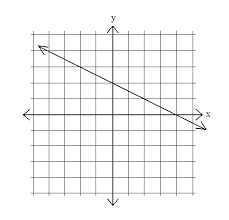
#> input picture Interium/x2.png, 229 x 220 px, found by its file name
$ python 'EquationGenerator__before edit.py'
#> lines starting #> are read from the running program, lines starting #| are printed output that depends on the picture; after the words box and inside, x2 and y2 are one past the last pixel; in counts of white or black regions, pixels touching at a corner belong together
"""
@file hough_lines.py
@brief This program demonstrates line finding with the Hough transform
"""
import sys
import math
import cv2 as cv
import numpy as np
import pytesseract
from PIL import Image
from math import modf
import re

filename = None
result = ""
linesP = cv.HoughLinesP(None, 1, np.pi / 180, 25, None, 10, 10)
numberOf_Horizontal = numberOf_Vertical = numberOf_Graph = rows = reduce = 0
maxlength_X = maxlength_Y = maxlength_Graph = 0
X_axis_cordinate = Y_axis_cordinate = graph_cordinate = -1
arr = None             # 0-x1 1-Y1 2-x2 3-y2
X_arr = Y_arr = None   # 0-a  1-length 2-arrIndex
graphs_arr = None      # 0-m  1-C 2-length 3-arrIndex
cdstP = cdstP2 = allLines = textCoordinate = cdstP_Linear = MofologyImg_2 = None
noOfLines = numberOfCharactor = 0
width = height = 0
origin_X = origin_Y = intersection_Xaxis_X = intersection_Xaxis_Y = intersection_Yaxis_X = intersection_Yaxis_Y = numberOfDigitValue = 0
real_intersection_Xaxis_X = real_intersection_Yaxis_Y = 0
pixcelForTicMark_Y = pixcelForTicMark_X = 0
N = 4 # arr (x,y) (x,y)
numberOf_Xaxis = numberOf_Yaxis = None # 0 - number 1 - coordinate
graphCrossOrigin = False
ratio_Y_Axis_Value = ratio_X_Axis_Value = 1
found_X = found_Y = passfromTem_Y = passfromTem_X = False
src = src2 = MofologyImg = graphType = srcTemplate = temSrc = cdstP_X_Y = resized_img = None
tem_y_arr =  tem_x_arr =  tem_Matching_Coordinates  = None
xIndex = yIndex = 0 # for Identify X, Y using template maching
numberOf_Yaxis =  numberOf_Xaxis  = xy_arr =  None

# [2677 lines left out: functions getEqationByUsingCoordinate, displayAlllines, storeLineCoordinate, separateX_Y_Graph, checkGraph, getQuadraticGraphCoodinates and 25 more, not called in this run]

def main(argv):

    global cdstP, src2, cdstP2, cdstP_X_Y, cdstP_Linear, allLines, linesP, arr, X_arr, Y_arr, graphs_arr, noOfLines, origin_X, origin_Y, height, width, filename, src, srcTemplate, resized_img

    # Loads an image
    default_file = 'x2.png'
    filename = argv[0] if len(argv) > 0 else default_file

    # Convert to gray Scale
    # src = cv.imread(cv.samples.findFile(filename), cv.IMREAD_GRAYSCALE)
    img = cv.imread(cv.samples.findFile(filename))
#> img is the input picture: shape (220, 229, 3); min 0, max 255, mean 246.5

    if img is None :
        print(" Cannot Solve this graph")
        return

    i_height = np.size(img, 0)
#> i_height = 220
    i_width = np.size(img, 1)
#> i_width = 229
    resized_img = None
    print (" Width :" + str(i_width) + " height " + str(i_height))
#|  Width :229 height 220

    if(i_height <= 350 and i_width <= 350):
        print(" Resized 1 ")
        r_width = int(350)
        r_height = int(350)
        dim = (r_width, r_height)
        resized_img = cv.resize(img, dim, interpolation = cv.INTER_AREA)
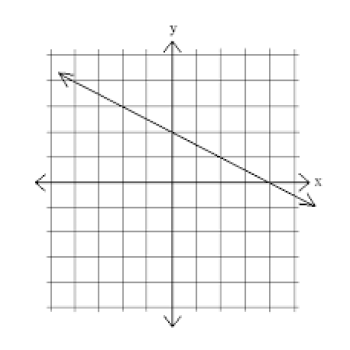
#> resized_img: shape (350, 350, 3); min 0, max 255, mean 246.5
    elif (i_height <= 650 and i_width <= 900):
        resized_img = img
    else:
        # resize imagex
        print("   Resized //////////////////////////////////////////////////")
        r_width = int(600)
        r_height = int(550)
        dim = (r_width, r_height)
        resized_img = cv.resize(img, dim, interpolation = cv.INTER_AREA)

    src = cv.cvtColor(resized_img, cv.COLOR_BGR2GRAY)

    # Check if image is loaded fine or not
    if src is None:
        print ('Error opening image!')
        print ('Usage: hough_lines.py [image_name -- default ' + default_file + '] \n')
        return -1

    src2 = np.copy(src)
    resized = np.copy(src)

    height = np.size(resized, 0)
#> height = 350
    width = np.size(resized, 1)
#> width = 350
    # print("Image width : " + str(width))
    # print("Image height : " + str(height))

    # Edge detection
    #dst = cv.Canny(src, 20, 200, None, 3)
    dst = cv.Canny(resized, 20, 200, None, 3)
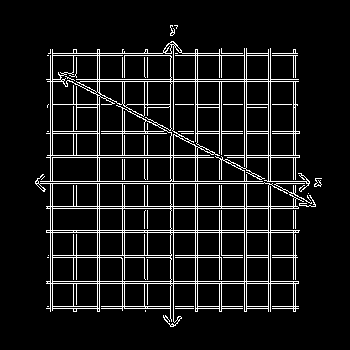
#> dst: shape (350, 350); 9.1% white in thin lines or dots, all inside (x1, y1, x2, y2) = (35, 25, 322, 327)

    cv.imshow("Check Canny", dst)
    # Copy edges to the images that will display the results in BGR
    cdst = cv.cvtColor(dst, cv.COLOR_GRAY2BGR)

    temSrc = np.copy(src)
    cdstP = np.copy(cdst)
    cdstP_X_Y = np.copy(cdst)
    allLines = np.copy(cdst)
    cdstP2 = np.copy(cdst)
    cdstP_Linear = np.copy(cdst)
    srcTemplate = np.copy(cdst)

    # Get Text
    global result
    result = pytesseract.image_to_string(resized_img)
    print(" Numbers Identify Using OCR  " + str(result))

    if result:
        # Generate Eqation Using Given Coodinates
        getEqationByUsingCoordinate()
        # store value cordinate
        getTextCoordinate()
        # [8 lines of commented-out code are left out]
    linesP = cv.HoughLinesP(dst, 1, np.pi / 180, 25, None, 1, 15)


    if linesP is not None: # Check there are lines

        noOfLines = len(linesP)

        # 1 store value cordinate
        if result != "":
            getTextCoordinate()

        # 2  Draw the lines
        displayAlllines()


        # 3  add mofology
        addMofologyToImage()


        # 4 Store Lines Coordinate
        storeLineCoordinate()

        # 5 Separate X axis Y axis and Graphs
        separateX_Y_Graph()


        templateMatching()


        # 6 x axis
        check_X = indentify_X_Axis_UsingValues()
        print(" Have we fond x axis using text : " + str(check_X))

        # Identify X Axis Considering lenth If X Axis not found using text
        if(check_X != True):
            check_X_usingTemplateMatching = identify_XAxis_UsingTempalte_Matching()
            print(" Identify X Axis Template ---------->" + str(check_X_usingTemplateMatching))
            if(check_X_usingTemplateMatching != True):
                draw_X_Axis()

        # draw X axis
        #### print ("X  axis -------------->("+str(arr[X_axis_cordinate][0])+","+str(arr[X_axis_cordinate][1])+")       ("+str(arr[X_axis_cordinate][2])+","+str(arr[X_axis_cordinate][3])+")")
        cv.line(cdstP, (arr[X_axis_cordinate][0], arr[X_axis_cordinate][1]), (arr[X_axis_cordinate][2], arr[X_axis_cordinate][3]), (50,0,255), 2, cv.LINE_AA)
        cv.line(MofologyImg_2, (arr[X_axis_cordinate][0], arr[X_axis_cordinate][1]), (arr[X_axis_cordinate][2], arr[X_axis_cordinate][3]), (50,0,255), 2, cv.LINE_AA)
        cv.line(cdstP_X_Y, (arr[X_axis_cordinate][0], arr[X_axis_cordinate][1]), (arr[X_axis_cordinate][2], arr[X_axis_cordinate][3]), (50,0,255), 2, cv.LINE_AA)

        # 7 y axis
        check_Y = indentify_Y_UsingValues()
        print(" Have we fond Y axis using text : " + str(check_Y))

        if(check_Y != True):
            check_Y_usingTemplateMatching = identify_Y_AXis_UsingTempalte_Matching()
            print(" Identify Y Axis Template ---------->" + str(check_Y_usingTemplateMatching))
            if (check_Y_usingTemplateMatching != True):
                # print (" Testing..........................")
                draw_Y_Axis()
        cv.line(cdstP, (arr[Y_axis_cordinate][0], arr[Y_axis_cordinate][1]), (arr[Y_axis_cordinate][2], arr[Y_axis_cordinate][3]), (255,128,0), 2, cv.LINE_AA)
        cv.line(MofologyImg_2, (arr[Y_axis_cordinate][0], arr[Y_axis_cordinate][1]), (arr[Y_axis_cordinate][2], arr[Y_axis_cordinate][3]), (255,128,0), 2, cv.LINE_AA)
        cv.line(cdstP_X_Y, (arr[Y_axis_cordinate][0], arr[Y_axis_cordinate][1]), (arr[Y_axis_cordinate][2], arr[Y_axis_cordinate][3]), (255,128,0), 2, cv.LINE_AA)
        #### print ("Y  axis -------------->("+str(arr[Y_axis_cordinate][0])+","+str(arr[Y_axis_cordinate][1])+")       ("+str(arr[Y_axis_cordinate][2])+","+str(arr[Y_axis_cordinate][3])+")")

        # 8 identify origin
        origin()

        # 9 identify X axis Ticmarks
        if (pixcelForTicMark_X == 0 ):
            identifyTicMarks_X_Axis()

        # 10 identify Y axis Ticmarks
        if (pixcelForTicMark_Y == 0):
            identifyTicMarks_Y_Axis()

        # 11 draw tic mark of Y axis
        draw_TicMark_Y_Axis()

        # 12 draw tic mark of X axis
        draw_TicMark_X_Axis()

        # 13 Check graph is quadratic or Linear
        checkGraph()

        # templateMatching()

        # get the ratio between x and Y axis Values
        if numberOfCharactor > 0:
            identifyNumbersRelated_X_Y_Axis()

        seperateTemplateTo_X_Y_Axis()
        if ratio_X_Axis_Value == 1 :
            # print (" Check 555555555555555555555")
            identify_X_Axis_Ratio()

        if ratio_Y_Axis_Value == 1 :
            identify_Y_Axis_Ratio()

        print (" Origin Y " + str(origin_Y))
        print(" Ratio Of Number on X Axis = "+str(ratio_X_Axis_Value))
        print(" Ratio Of Number on Y Axis = "+str(ratio_Y_Axis_Value))
        print(" number of pixcles  on X axis " + str(pixcelForTicMark_X))
        print(" number of pixcles  on Y axis " + str(pixcelForTicMark_Y))


        # if graph is a Linear Graph
        if ( graphType == "linear"):
            # Graph
            draw_Graph()
            # identify X and Y axis intersection point
            identifyIntersection()
            # get real coordinates of y axis and X intersection point without OCR
            if ( pixcelForTicMark_Y !=0 and pixcelForTicMark_X != 0) :
                # getRealCoordianatesWithoutOCR()
                # # generate equation using Image processing without OCR
                # equationIP()
                generateEquationLinearGraph()

        # if graph is a Quadratic Graph
        elif ((graphType == "Quadratic") and (pixcelForTicMark_Y !=0) and (pixcelForTicMark_X != 0)):
            getQuadraticGraphCoodinates()


    cv.imshow("Source", src)
    cv.imshow("Source Template", srcTemplate)
    cv.imshow("Source", src2)
    cv.imshow("Source Template", temSrc)
    cv.imshow("X Y Axis", cdstP_X_Y)
    if ( graphType == "linear"):
        cv.imshow("Probabilistic Line Transform", cdstP)
        cv.imshow("Linear graph", cdstP_Linear)
        cv.imshow("Mofology ", MofologyImg_2)
    elif (graphType == "Quadratic"):
        cv.imshow("Mofology ", MofologyImg_2)
        cv.imshow("Min Max", cdstP2)
        cv.imshow("Probabilistic Line Transform", cdstP)
        cv.imshow("Edge Detection", cdstP_Linear)
    cv.imshow("Detected All Lines" , allLines )
    cv.imshow("Source", src)
    cv.waitKey()
    return 0

    # [8 lines of commented-out code are left out]

if __name__ == "__main__":
    main(sys.argv[1:])
#> (the call stopped at in main, `result = pytesseract.image_to_string(resized_img)`: pytesseract is not available in this run)

$ run again, with Interium/tem1.PNG copied over Interium/x2.png
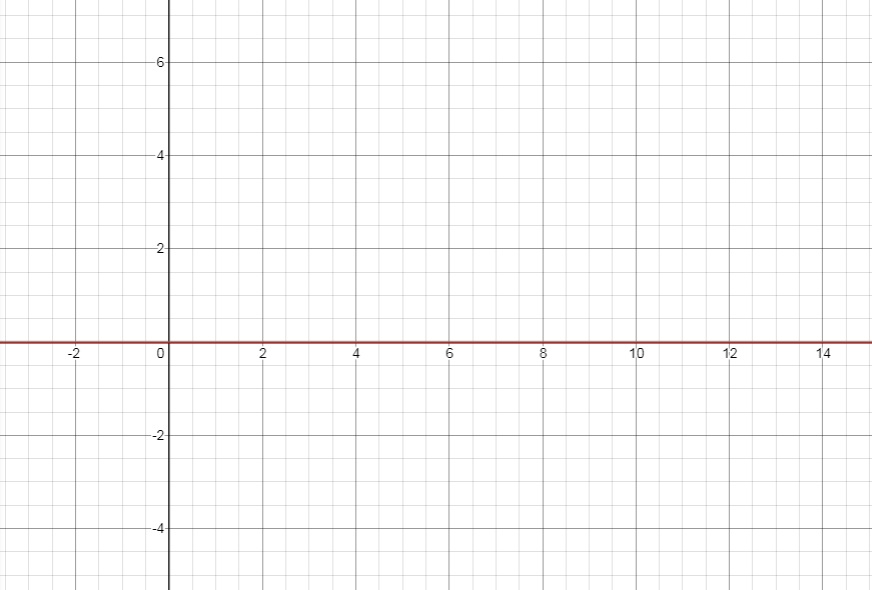
#> input picture Interium/tem1.PNG, 872 x 590 px, found by its file name
#> in main, img is the input picture: shape (590, 872, 3); mean B, G, R 249.8, 249.8, 250.2
#> i_height = 590
#> i_width = 872
#|  Width :872 height 590
#> height = 590
#> width = 872
#> in main, `dst = cv.Canny(resized, 20, 200, None, 3)`:
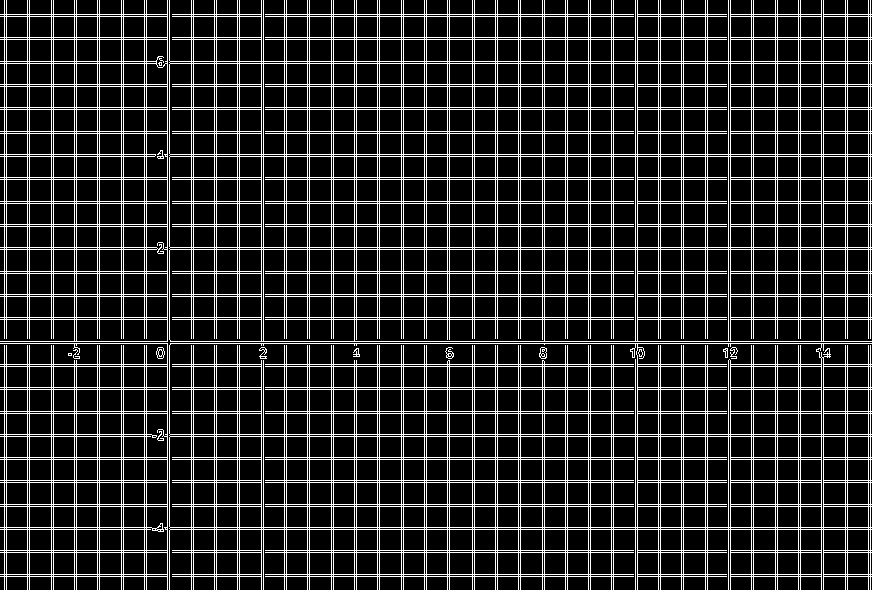
#> dst: shape (590, 872); 16.4% white in thin lines or dots
#> cdst: shape (590, 872, 3); 16.4% white in thin lines or dots

$ run again, with Interium/5.PNG copied over Interium/x2.png
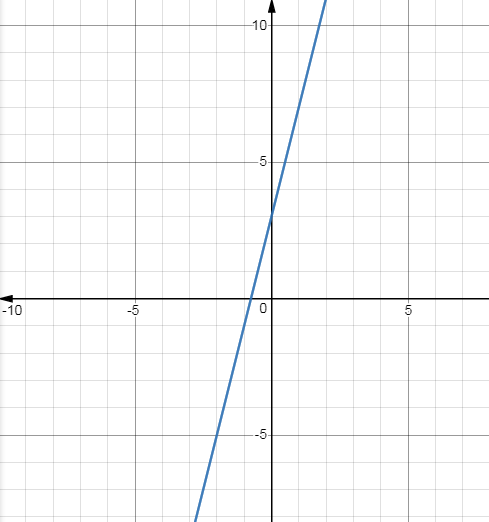
#> input picture Interium/5.PNG, 489 x 522 px, found by its file name
#> in main, img is the input picture: shape (522, 489, 3); mean B, G, R 250, 249.7, 249.4
#> i_height = 522
#> i_width = 489
#|  Width :489 height 522
#> height = 522
#> width = 489
#> in main, `dst = cv.Canny(resized, 20, 200, None, 3)`:
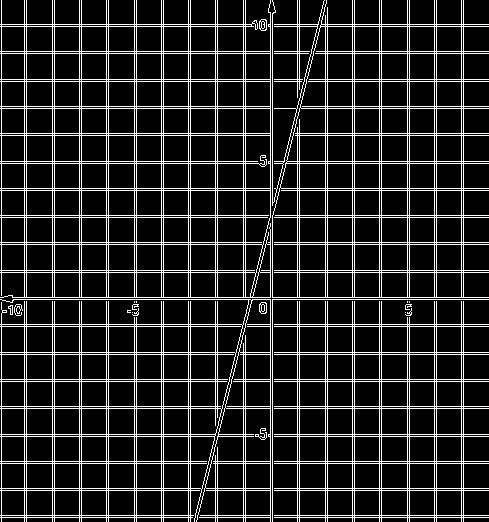
#> dst: shape (522, 489); 14.2% white in thin lines or dots
#> cdst: shape (522, 489, 3); 14.2% white in thin lines or dots

$ run again, with Interium/Capture1.PNG copied over Interium/x2.png
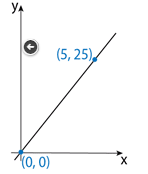
#> input picture Interium/Capture1.PNG, 148 x 174 px, found by its file name
#> in main, img is the input picture: shape (174, 148, 3); mean B, G, R 249.3, 248.5, 247.6
#> i_height = 174
#> i_width = 148
#|  Width :148 height 174
#> in main, `resized_img = cv.resize(img, dim, interpolation = cv.INTER_AREA)`:
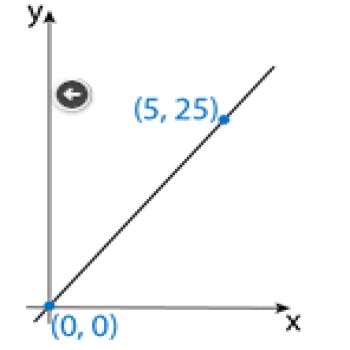
#> resized_img: shape (350, 350, 3); mean B, G, R 249.3, 248.5, 247.6
#> height = 350
#> in main, `dst = cv.Canny(resized, 20, 200, None, 3)`:
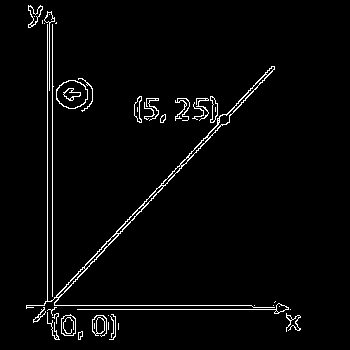
#> dst: shape (350, 350); 2.8% white in thin lines or dots, all inside (x1, y1, x2, y2) = (26, 5, 301, 340)
